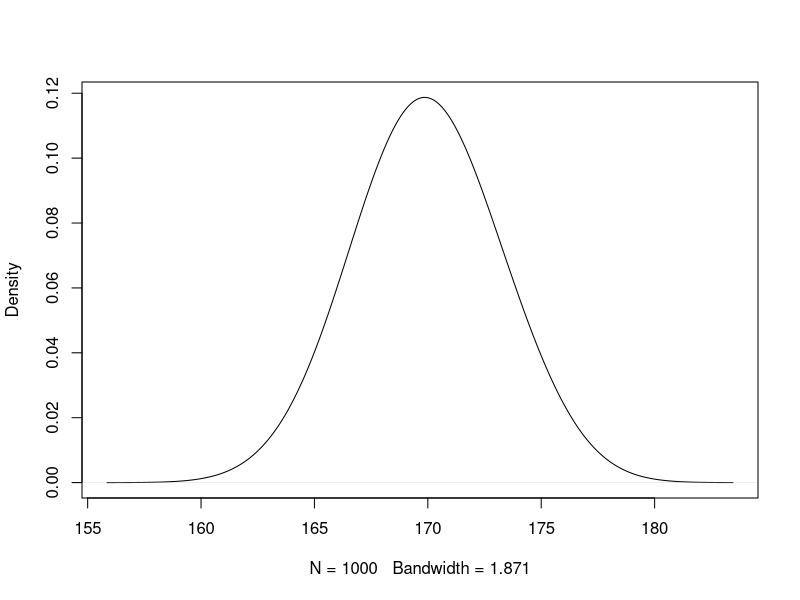
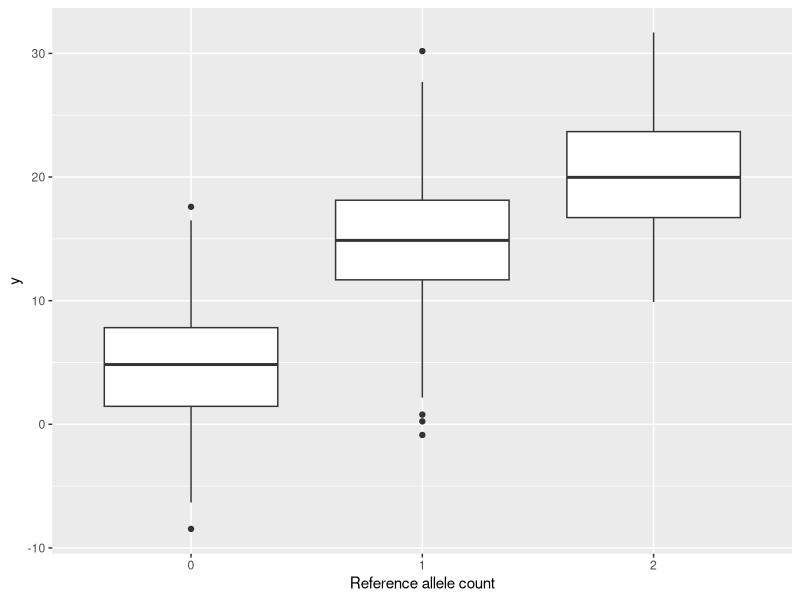

Write the R code that produced these figures, in order.
# ===============================================================
# Summer Institute in Statistical Genetics, 2015, Seattle
# Advanced Quantitative Genetics
# Practical 1 
# Date:
# Author:
# ===============================================================
#setwd("~/Desktop/SISG_AQG_2015") # Mac and Linux

setwd("C:/Users/vonholle/Documents/grad_school/misc/training/sisg-2015/module23/sisg-2015-module23") # Windows

args(rnorm)
height <- rnorm(1000, 170, 2.8)
mean(height)
sd(height)
plot(density(height, adjust = 3), main = '')

y.means <- c(5, 15, 20)
y.sd <- 5

# Generate a SNP. Sample from the binomial distribution with success probability 0.4
# Success probability corresponds to the MAF
snp <- rbinom(1000, 2, 0.4)
# Generate Y given the SNP and bind to data frame
y <- rnorm(1000, y.means[factor(snp)], y.sd)
snp.data <- data.frame(cbind(y, snp))

# Plot the phenotype as a factored boxplot of the underlying genotype counts
# Load ggplot2
library(ggplot2)
p <- ggplot(snp.data, aes(x = factor(snp), y = y))
p + geom_boxplot() + xlab("Reference allele count")

# test 123 